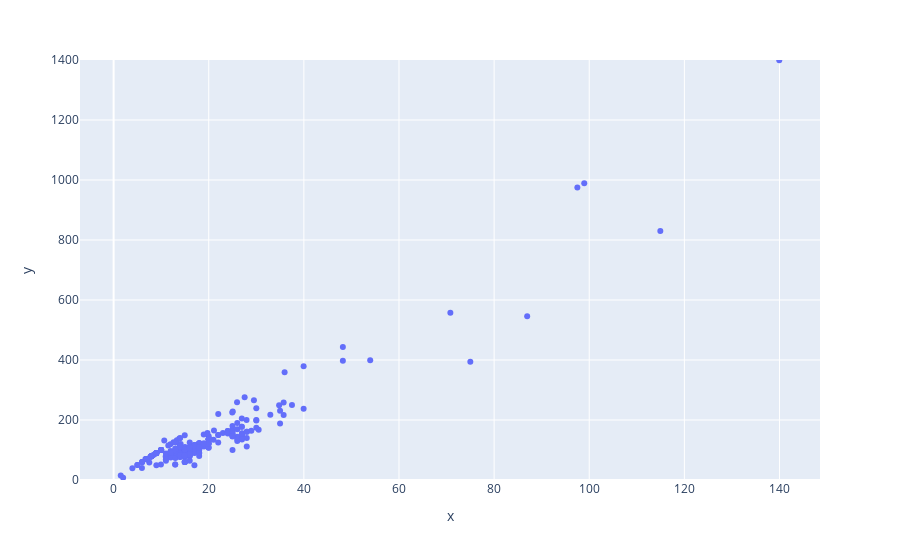

Notebook cell for this chart:
### Code cell
fig = px.scatter(x=amazonbooks["List Price"], y=10*amazonbooks["Amazon Price"])
fig.update_layout(yaxis_range=[0,1400])
fig.show()

### Figure 1 — Plotly figure (JSON) as saved in the notebook; plotly's stock layout.template omitted (floating-point values rounded to 4 significant figures; data arrays with more than 128 entries replaced by an {"elided": "..."} marker saying what was removed)
{"data": [{"hovertemplate": "x=%{x}<br>y=%{y}<extra></extra>", "legendgroup": "", "marker": {"color": "#636efa", "symbol": "circle"}, "mode": "markers", "name": "", "orientation": "v", "showlegend": false, "type": "scatter", "x": {"elided": "325 float values"}, "xaxis": "x", "y": {"elided": "325 float values"}, "yaxis": "y"}], "layout": {"legend": {"tracegroupgap": 0}, "margin": {"t": 60}, "xaxis": {"anchor": "y", "domain": [0, 1], "title": {"text": "x"}}, "yaxis": {"anchor": "x", "domain": [0, 1], "range": [0, 1400], "title": {"text": "y"}}}}
